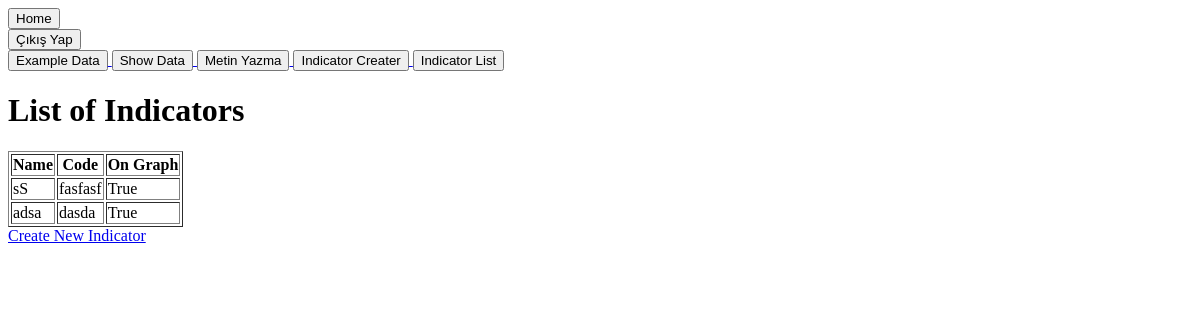
Page /list (signed in) on the earlier database version.
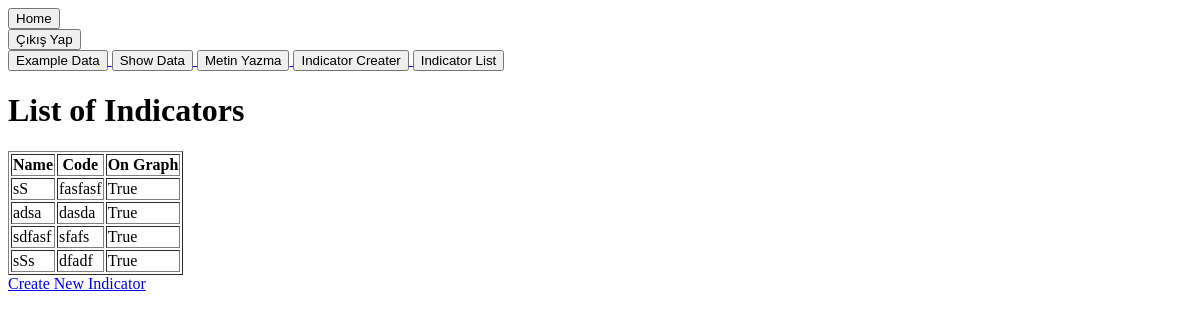
Same page on the later database version.
### backtest/models.py (models this page shows, shortened)
class Indicator(models.Model):
    user = models.ForeignKey(User, on_delete=models.CASCADE)
    name = models.CharField(max_length=255)
    code = models.TextField()
    on_graph = models.BooleanField(default=True)

### backtest/views.py (the view)
# urls.py: path('list', views.indicator_list, name='indicator_list')
def indicator_list(request):
    indicators = Indicator.objects.filter(user=request.user)  # Tüm Indicator kayıtlarını getir
    return render(request, 'indicator_list.html', {'indicators': indicators})

### backtest/templates/indicator_list.html (shortened to what this page needs)
<!DOCTYPE html>
<body>
    {% include 'changePage.html' %}
</body>
<html lang="en">
<head>
</head>
<body>
    <h1>List of Indicators</h1>
    <table border="1">
        <tr>
            <th>Name</th>
            <th>Code</th>
            <th>On Graph</th>
        </tr>
        {% for indicator in indicators %}
        <tr>
            <td>{{ indicator.name }}</td>
            <td>{{ indicator.code }}</td>
            <td>{{ indicator.on_graph }}</td>
        </tr>
        {% empty %}
        <tr>
            <td colspan="3">No indicators found.</td>
        </tr>
        {% endfor %}
    </table>
    <a href="{% url 'indicator_create' %}">Create New Indicator</a>
</body>
</html>

### backtest/templates/changePage.html (shortened to what this page needs)
<div>
    <a href="{% url 'home' %}">
        <button>Home</button>
    </a>
    {% if user.is_authenticated %}
    <form method="post" action="{% url 'logout' %}">
        <a href="{% url 'logout' %}">
            <button>Çıkış Yap</button>
        </a>
    </form>
    {% else %}
        <a href="{% url 'login' %}">Giriş Yap</a>
    {% endif %}
    <a href="{% url 'backtest' %}">
        <button>Example Data</button>
    </a>
    <a href="{% url 'showData' %}">
        <button>Show Data</button>
    </a>
    <a href="{% url 'script' %}">
        <button>Metin Yazma</button>
    </a>
    <a href="{% url 'indicator_create' %}">
        <button>Indicator Creater</button>
    </a>
    <a href="{% url 'indicator_list' %}">
        <button>Indicator List</button>
    </a>
</div>

Differences in the rows shown:
added Indicator: name "sdfasf", code "sfafs", on_graph "True"
added Indicator: name "sSs", code "dfadf", on_graph "True"
